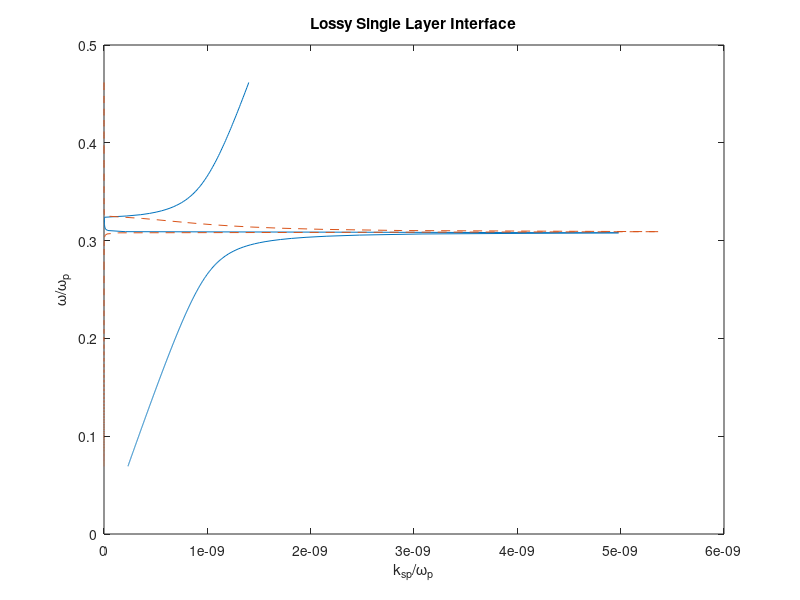

Reproduce this figure in MATLAB.
clc
clear all
close all

c = 299792458;
lam = linspace(300e-9,2000e-9,1000); %wavelength
f = c./lam;
w = 2*pi*f;

eps_inf = 9.5; 
wp = 1.36e16;   
%gamma = 1.05e14;  
gamma = 1.05e12;
eps_au = eps_inf-wp^2./(w.^2+1i.*w.*gamma);

% figure 
% plot(lam*1e9,real(eps_au));  
% figure
% plot(lam*1e9,imag(eps_au));

% --- Step 2 ---

eps_d = 1; % we have interface with air
nsp = sqrt((eps_au*eps_d)./(eps_au+eps_d));
ksp = w/c .* nsp;

figure
plot(real(ksp)/wp,w/wp)
hold on
plot(imag(ksp)/wp,w/wp,'--')
xlabel('k_{sp}/\omega_{p}'); ylabel('\omega/\omega_{p}')
title('Lossy Single Layer Interface')

